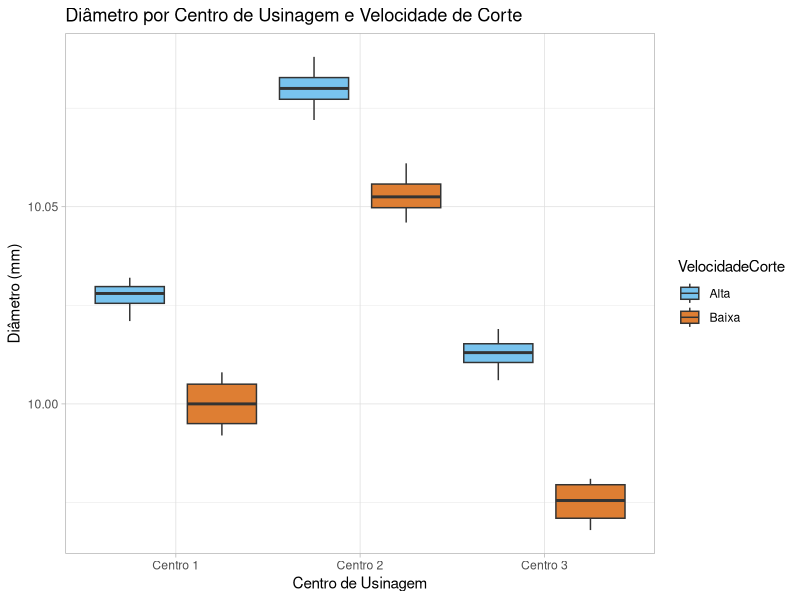
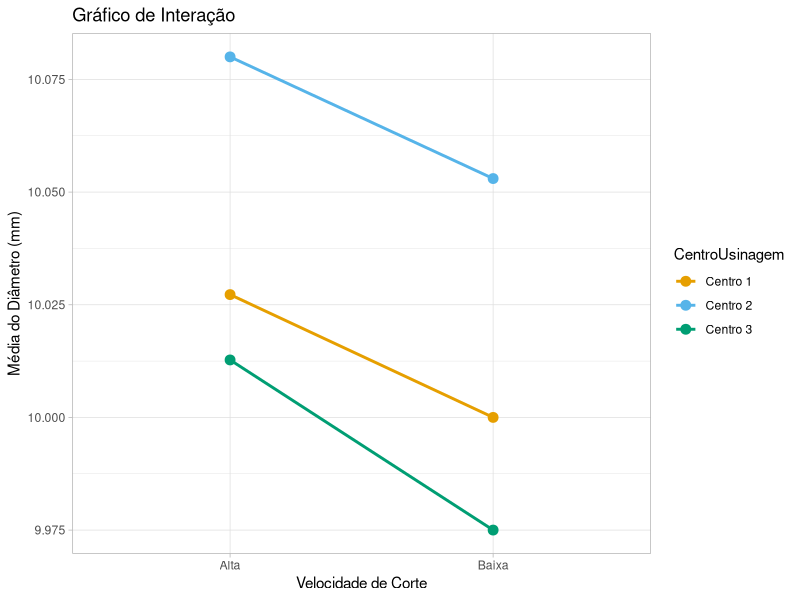
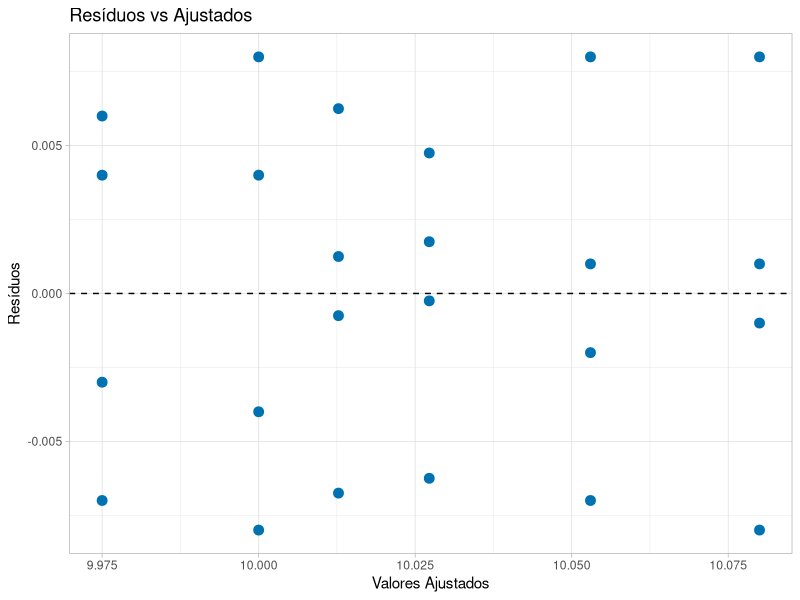
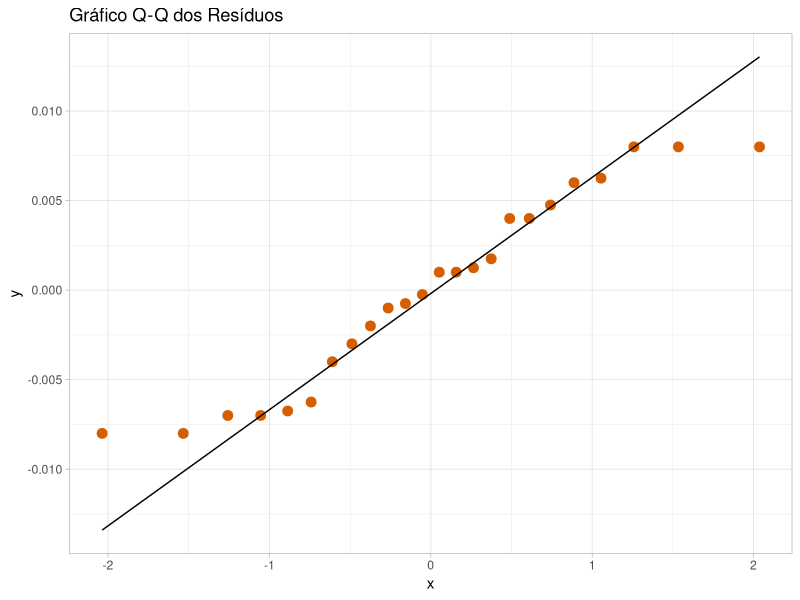

Here is the R script that generated these plots, in order:
#################
# TWO-WAY ANOVA #
#################

# Evita notação científica
options(scipen = 999, digits = 6)

# Pacotes
library(ggplot2)
library(car)
library(readxl)

# Importa os dados
ANOVA2 <- read_excel("Dados/ANOVA2.xlsx")

# Preparação dos dados
ANOVA2$CentroUsinagem <- as.factor(ANOVA2$CentroUsinagem)
ANOVA2$VelocidadeCorte <- as.factor(ANOVA2$VelocidadeCorte)

# Paleta de cores
okabe_ito <- c(
  "#E69F00",
  "#56B4E9",
  "#009E73",
  "#F0E442",
  "#0072B2",
  "#D55E00",
  "#CC79A7",
  "#000000"
)

# Boxplots
ggplot(
  ANOVA2,
  aes(
    x = CentroUsinagem,
    y = Diametro_mm,
    fill = VelocidadeCorte
  )
) +
  geom_boxplot(
    alpha = 0.8,
    position = position_dodge(width = 1)
  ) +
  scale_fill_manual(
    values = c(
      okabe_ito[2],
      okabe_ito[6])
    ) +
  
  labs(
    title = "Diâmetro por Centro de Usinagem e Velocidade de Corte",
    x = "Centro de Usinagem",
    y = "Diâmetro (mm)"
  ) +
  theme_light()

# Gráfico de Interações
ggplot(
  ANOVA2,
  aes(
    x = VelocidadeCorte,
    y = Diametro_mm,
    color = CentroUsinagem,
    group = CentroUsinagem
  )
) +
  stat_summary(
    fun = mean,
    geom = "point",
    size = 3
  ) +
  stat_summary(
    fun = mean,
    geom = "line",
    linewidth = 1
  ) +
  scale_color_manual(
    values = okabe_ito[1:3]
  ) +
  
  labs(
    title = "Gráfico de Interação",
    x = "Velocidade de Corte",
    y = "Média do Diâmetro (mm)"
  ) +
  theme_light()

# Modelo Two-Way Anova
modelo_two_way <- aov(
  Diametro_mm ~ CentroUsinagem * VelocidadeCorte,
  data = ANOVA2
)

summary(modelo_two_way)

# Resíduos
residuos <- residuals(modelo_two_way)
ajustados <- fitted(modelo_two_way)

dados_residuos <- data.frame(
  Ajustados = ajustados,
  Residuos = residuos
)

# Resíduos vs. Valores Ajustados
ggplot(
  dados_residuos,
  aes(
    x = Ajustados,
    y = Residuos
  )
) +
  geom_point(size = 3, color = okabe_ito[5]) +
  geom_hline(
    yintercept = 0,
    linetype = "dashed"
  ) +
  labs(
    title = "Resíduos vs Ajustados",
    x = "Valores Ajustados",
    y = "Resíduos"
  ) +
  theme_light()

# Gráfico de Normalidade de Resíduos (Q-Q)
ggplot(
  data.frame(residuos),
  aes(sample = residuos)
) +
  stat_qq(
    color = okabe_ito[6],
    size = 3
  ) +
  stat_qq_line(color = "black") +
  labs(
    title = "Gráfico Q-Q dos Resíduos"
  ) +
  theme_light()

# Teste de Normalidade dos Resíduos
shapiro.test(residuos)

# Homoscedasticidade (Igualdade de Variâncias)
leveneTest(
  Diametro_mm ~ interaction(CentroUsinagem, VelocidadeCorte),
  data = ANOVA2
)

bartlett.test(
  Diametro_mm ~ interaction(CentroUsinagem, VelocidadeCorte),
  data = ANOVA2
)

# Pós-Teste: Tukey HSD
TukeyHSD(modelo_two_way)
